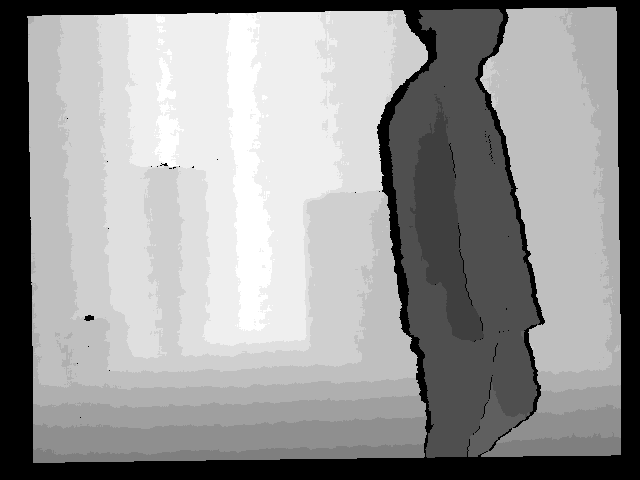
#> input picture depth/test2/1534837743.228972.png, 640 x 480 px; its folder holds 2 pictures in this run
$ python main.py
#> lines starting #> are read from the running program, lines starting #| are printed output that depends on the picture
import os
import glob
import cv2
import numpy as np
from sklearn.cluster import KMeans

test_image_set_idx = 2
cluster_size = 10
T_reduce = 50
T_ini = 0.01
sam_dist = 3
morph_size =11


## camera instrinsic param
fx = 544.2582548211519  # focal length x
fy = 546.0878823951958  # focal length y
cx = 326.8604521819424  # optical center x
cy = 236.1210149172594  # optical center y
k1 = 0.0369 #distortion coefficients
k2 = -0.0557 #distortion coefficients 2

def Depth_preprocess(raw_depth_image):
    for i in range(len(raw_depth_image)):
        raw_depth_image[i] = raw_depth_image[i].astype(np.float64)/1000#depth image(meter)

def pixel2Point3D(i,j,z):
    X = (j-cx)*z/fx
    Y = (i-cy) * z / fy
    Z =z
    return [X, Y, Z]

#read image and depth image
print("image idx ", test_image_set_idx)
depth_names = glob.glob("depth/test" + str(test_image_set_idx) + "/*.png")
image_names = glob.glob("image/test" + str(test_image_set_idx) + "/*.png")
dmaps = [cv2.imread(depth_names[i],cv2.IMREAD_ANYDEPTH) for i in range(len(depth_names))]
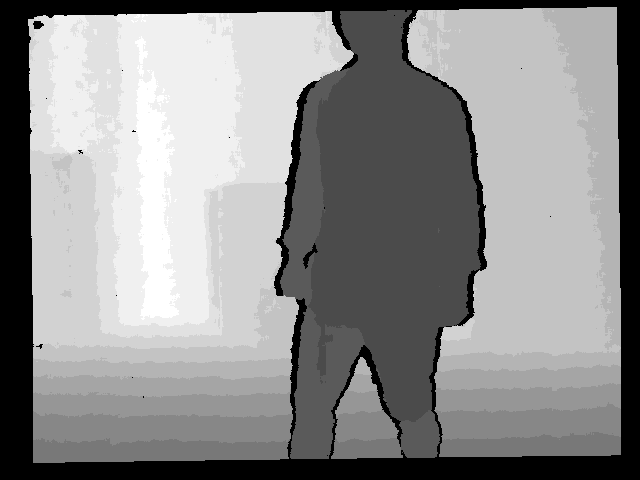
#> input picture depth/test2/1534837744.426981.png, 640 x 480 px
#> dmaps = 2 items
images = [cv2.imread(image_names[i]) for i in range(len(image_names))]
#> images = 2 items

## depth image morphology
for i in range(2):
    k = cv2.getStructuringElement(cv2.MORPH_RECT, (morph_size, morph_size))
    dmaps[i] = cv2.morphologyEx(dmaps[i],cv2.MORPH_CLOSE,k)

Depth_preprocess(dmaps)
#> the loop in Depth_preprocess, `for i in range(len(raw_depth_image)):` made 2 passes
for i, distorted_image in enumerate(images):
    camera_matrix = np.array([[fx,0,cx],[0,fy,cy],[0,0,1]])
    undist_image = cv2.undistort(distorted_image,camera_matrix,np.array([k1,k2,0,0]))
    images[i] = undist_image
#> this loop made 2 passes
#> camera_matrix on passes 1 to 2: [[544.3, 0, 326.9], [0, 546.1, 236.1], [0, 0, 1]], [[544.3, 0, 326.9], [0, 546.1, 236.1], [0, 0, 1]]
#> pass 1, `undist_image = cv2.undistort(distorted_image,camera_matrix,np.array([k..`:
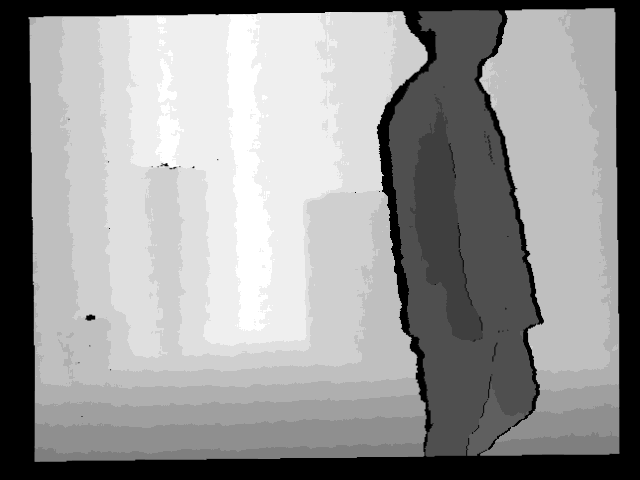
#> undist_image: shape (480, 640, 3); min 0, max 16, mean 9.37; drawn with min black and max white
#> pass 2, `undist_image = cv2.undistort(distorted_image,camera_matrix,np.array([k..`:
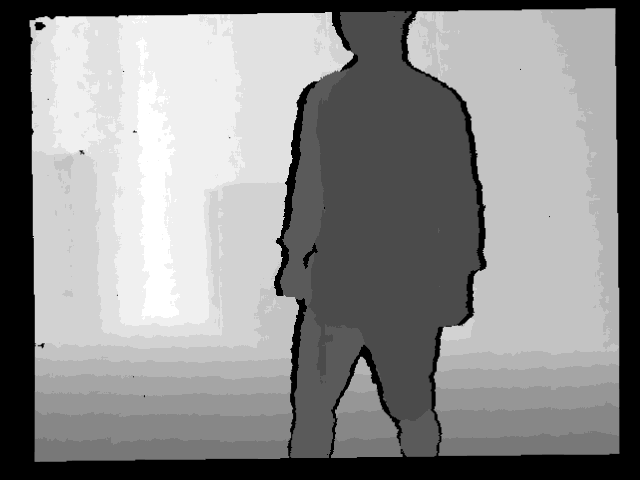
#> undist_image: shape (480, 640, 3); min 0, max 17, mean 9.32; drawn with min black and max white


### change pixels to 3d points
depth_points = []
depth_pixel = []
image_height, image_width, _ = images[0].shape
#> image_height = 480; image_width = 640
for i in range(image_height):
    for j in range(image_width):
        if dmaps[0][i,j] !=0:
            depth_points.append(pixel2Point3D(i,j,dmaps[0][i,j]))
            depth_pixel.append([i,j])
#> this loop made 480 passes

### k means clustering of 3d points
kmeans = KMeans(n_clusters=cluster_size, random_state=0).fit(np.array(depth_points))
result_image = np.zeros((image_height,image_width,3),dtype=np.uint8)
cluster_idx_image = np.full((image_height,image_width),-1)
random_colors = []
for _ in range(cluster_size):
    random_colors.append([int(j) for j in np.random.randint(0,255, 3)])
for i,point in enumerate(depth_pixel):
    color_idx = kmeans.labels_[i]
    result_image[point[0],point[1]] = random_colors[color_idx]
    cluster_idx_image[point[0],point[1]] = color_idx
#> this loop made 262841 passes
#> point on passes 1 to 3: [7, 587], [7, 588], [7, 589]
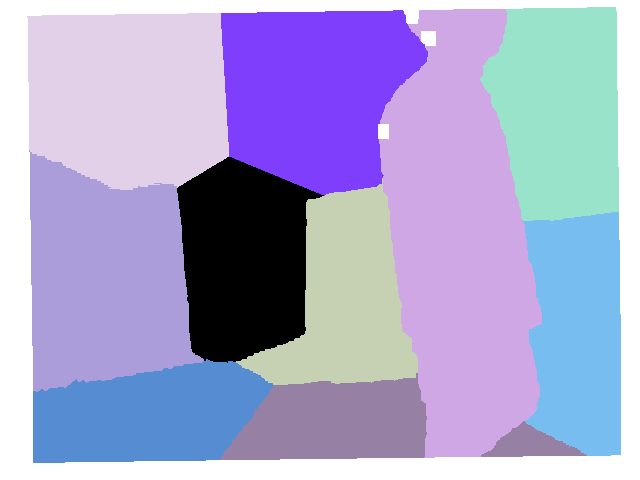
#> cluster_idx_image: shape (480, 640) int64; 11 distinct labels, from -1 to 9; one colour per label, 0 black, -1 white
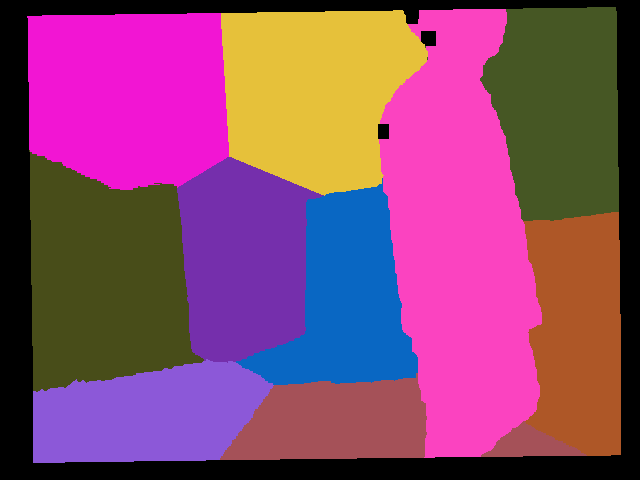
#> result_image: shape (480, 640, 3); mean of channels 0, 1, 2 109.4, 71.3, 138; drawn as B, G, R

### extract Orb feature
source = cv2.cvtColor(images[0], cv2.COLOR_BGR2GRAY)
target = cv2.cvtColor(images[1], cv2.COLOR_BGR2GRAY)

orb = cv2.ORB_create(
    nfeatures=10000
)
kp_source, des_source = orb.detectAndCompute(source,None)
kp_target, des_target = orb.detectAndCompute(target,None)
bf = cv2.BFMatcher(cv2.NORM_HAMMING, crossCheck=True)

### match feature
matches = bf.match(des_source,des_target)
matches = sorted(matches, key = lambda x:x.distance)
pts_source = []
pts_target = []
for k, match in enumerate(matches):
    pts_source.append(kp_source[match.queryIdx].pt)
    pts_target.append(kp_target[match.trainIdx].pt)
#> this loop made 0 passes
pts_source_list = pts_source.copy()
pts_target_list = pts_target.copy()
pts_source = np.float64(pts_source)
pts_target = np.float64(pts_target)

### find fundamental matrix
#> (the run stopped early here; a loop or call above may not have finished)
